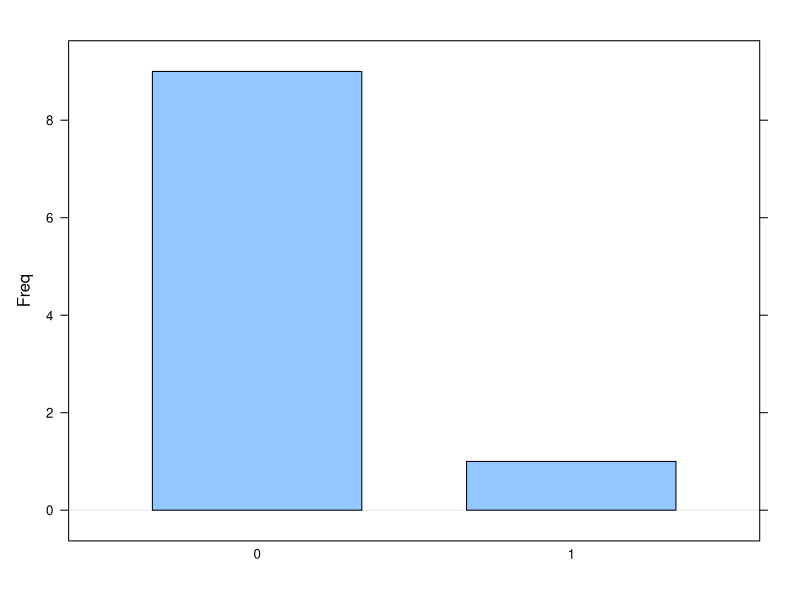
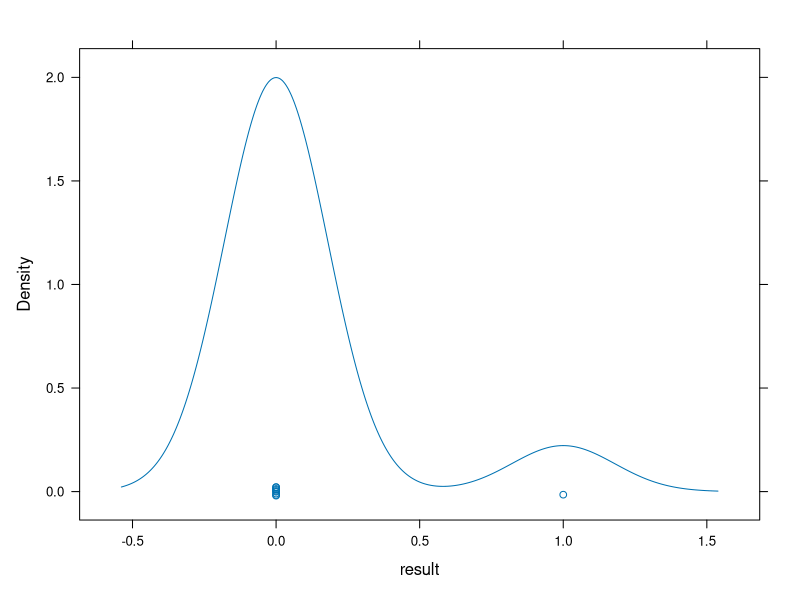

Recreate these plots in R, in order.
## ---- chunk 1
coin <- c(0,1)

## ---- chunk 2
result <- sample(coin,10, replace = TRUE)

## ---- chunk 3
result
## ---- chunk 4
table(result)
## ---- chunk 5
library(lattice)
barchart(table(result), horizontal = FALSE)

## ---- chunk 6
densityplot(result)
